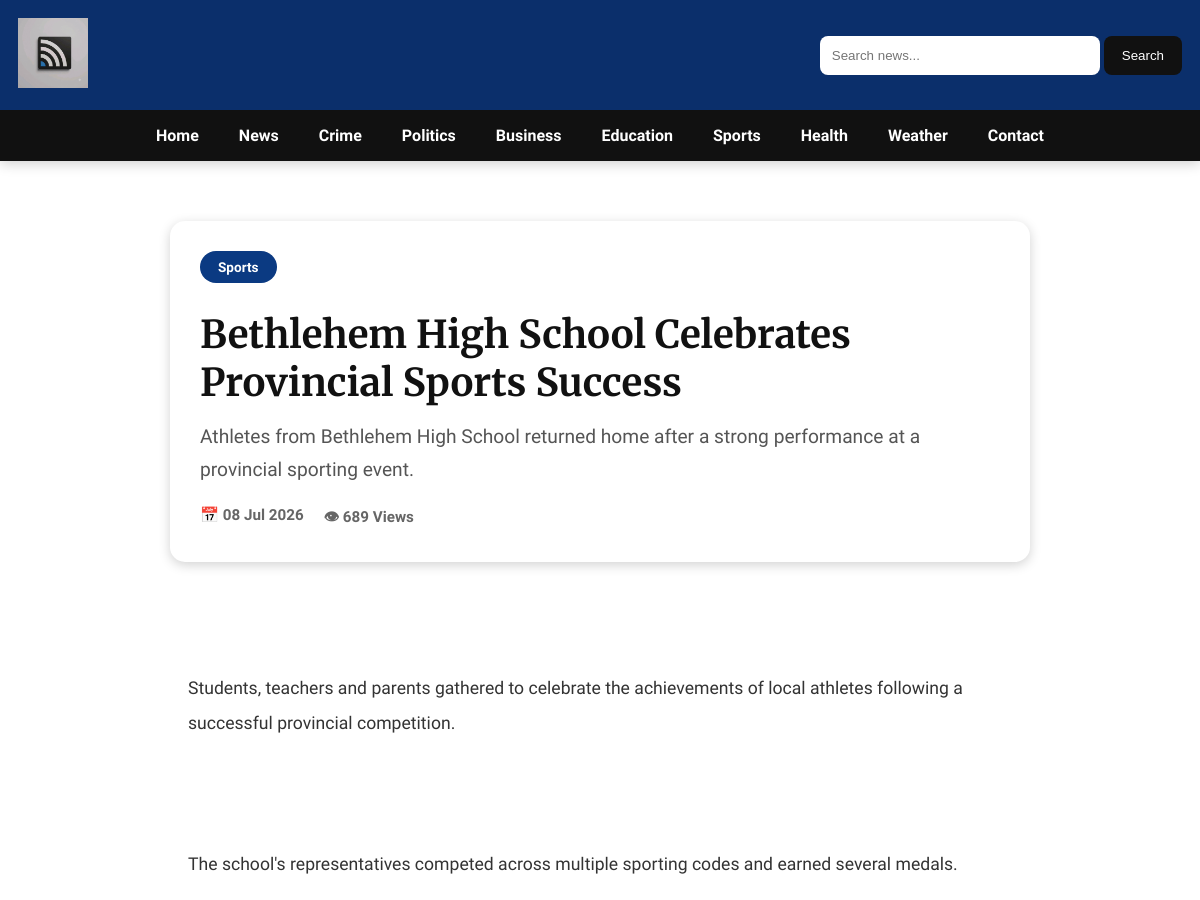
/article/5 (upper part), run on an earlier commit of the app's database.
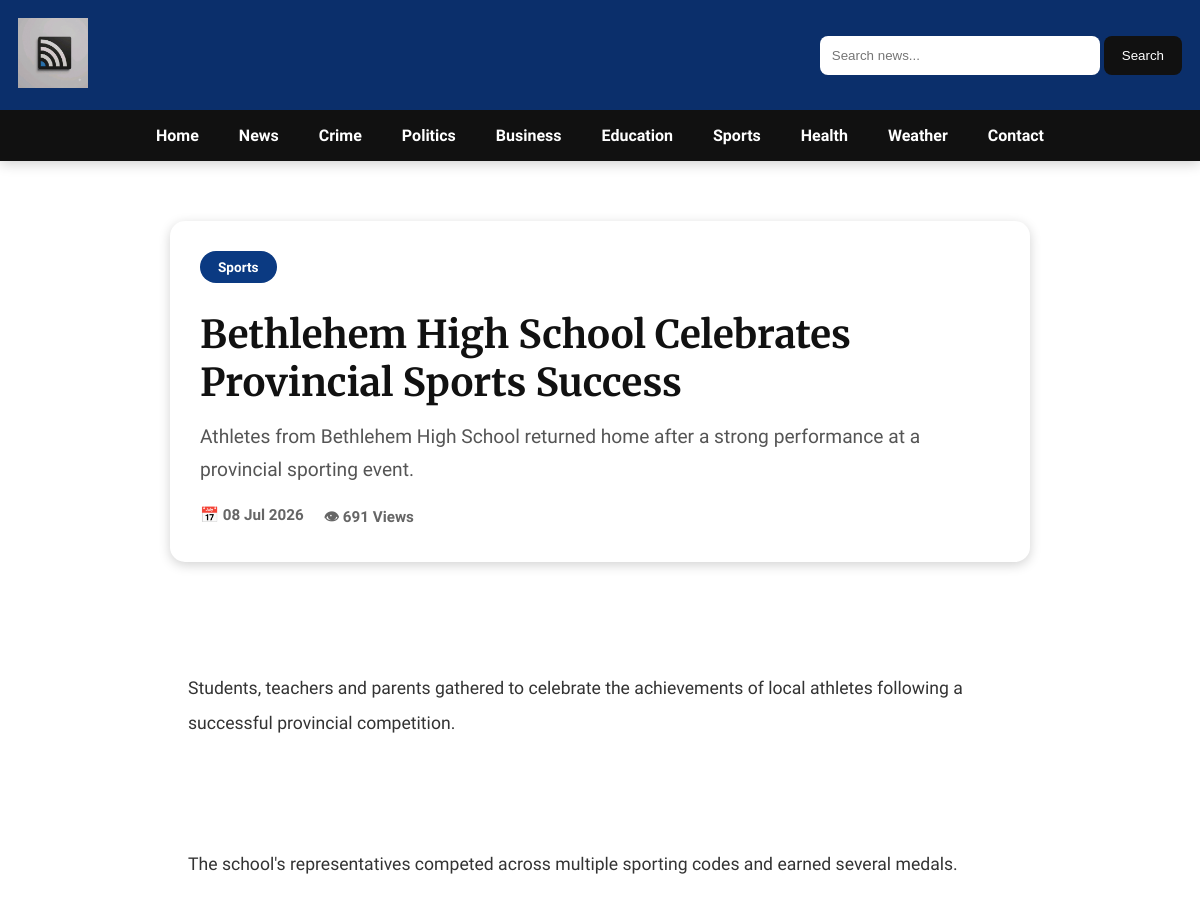
And on a later commit of the database.
### models/article.py (models this page shows)
class Article(db.Model):
    __tablename__ = "articles"
    id = db.Column(db.Integer, primary_key=True)
    title = db.Column(db.String(200), nullable=False)
    summary = db.Column(db.String(500), nullable=False)
    content = db.Column(db.Text, nullable=False)
    category = db.Column(db.String(100), nullable=False)
    author = db.Column(db.String(100), nullable=False)
    image = db.Column(db.String(255))
    published = db.Column(
    db.Boolean,
    default=False
)
    breaking = db.Column(db.Boolean, default=False)
    featured = db.Column(db.Boolean, default=False)
    views = db.Column(db.Integer, default=0)
    created_at = db.Column(db.DateTime, default=datetime.utcnow)

### routes/articles.py (the view)
@articles_bp.route("/article/<int:article_id>")
def article(article_id):
    article = get_article_by_id(article_id)
    if article is None:
        abort(404)
    increase_views(article)
    related_articles = get_related_articles(article)
    return render_template(
        "article.html",
        article=article,
        related_articles=related_articles,
    )

### services/article_service.py (called while the page is built)
def get_article_by_id(article_id):
    return db.session.get(Article, article_id)

def increase_views(article):
    article.views += 1
    db.session.commit()

def get_related_articles(article, limit=3):
    return (
        Article.query
        .filter(
            Article.category == article.category,
            Article.id != article.id
        )
        .limit(limit)
        .all()
    )

### templates/article.html (shortened to what this page needs)
{% extends "base.html" %}
{% block content %}
<article class="article-page">
    <header class="article-header">
    <span class="news-category">
        {{ article.category }}
    </span>
    <h1 class="article-title">
        {{ article.title }}
    </h1>
    <p class="article-summary">
        {{ article.summary }}
    </p>
    <div class="article-info">
        {% if article.created_at %}
        <span>📅 {{ article.created_at.strftime('%d %b %Y') }}</span>
        {% endif %}
        <span>👁 {{ article.views }} Views</span>
    </div>
</header>
    <div class="article-content">
        {{ article.content|replace('\n','<br><br>')|safe }}
    </div>
</article>
{% endblock %}

What changed in the data, as far as the page shows it:
changed Article "Bethlehem High School Celebrates Provincial Sports Success": views "689" → "691"
